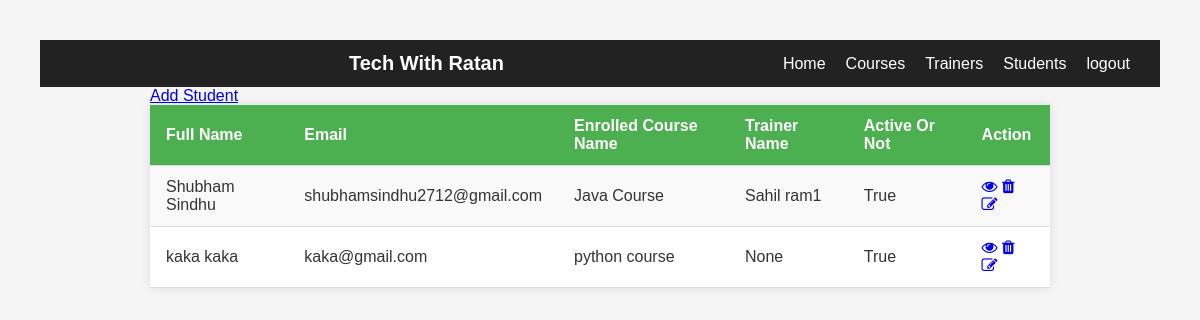
Screenshot of /academy/students/ (signed in) with the database file from the repository.
### academy/models.py (models this page shows, shortened)
class Student(models.Model):
    first_name=models.CharField(max_length=100)
    last_name=models.CharField(max_length=100)
    email=models.EmailField()
    is_active=models.BooleanField(default=False)
    enrolled_course=models.ForeignKey(Course,on_delete=models.SET_NULL,blank=True,null=True)
    trainer=models.ForeignKey(Trainer,on_delete=models.SET_NULL,blank=True,null=True)
    def full_name(self):
        return f"{self.first_name} {self.last_name}"

class Course(models.Model):
    course_name = models.CharField(max_length=200)
    description = models.TextField()
    duration = models.IntegerField(help_text="Duration in weeks")
    course_image=models.ImageField(upload_to='images/course_image/')
    def __str__(self):
        return self.course_name

class Trainer(models.Model):
    first_name=models.CharField(max_length=100)
    last_name=models.CharField(max_length=100)
    email=models.EmailField(unique=True,blank=False, null=False)
    l=[
        ('Python','Python'),
        ('Django','Django'),
        ('Data Science','Data Science')
    ]
    expertise=models.CharField(choices=l,default='Python')
    trainer_photo=models.ImageField(upload_to='images/trainer_photo/')
    def full_name(self):
        return f"{self.first_name} {self.last_name}"
    def __str__(self):
        return self.full_name()

### academy/views.py (the view)
# urls.py: path('students/',get_students,name='get_students'),
def get_students(request):
    students = Student.objects.all()
    return render(request, 'academy/student_all.html', {'students': students})

### templates/academy/student_all.html (shortened to what this page needs)
<!DOCTYPE html>
{% load static %}
<html lang="en">
<head>
    <link rel="stylesheet" href="{% static 'css/style.css' %}">
    <link rel="stylesheet" href="https://cdnjs.cloudflare.com/ajax/libs/font-awesome/4.7.0/css/font-awesome.min.css">
</head>
<body>
  <nav class="navbar">
    <div class="nav-logo">Tech With Ratan</div>
    <ul class="nav-links">
        <li><a href="{% url 'home' %}">Home</a></li>
        <li><a href="{% url 'get_courses' %}">Courses</a></li>
        <li><a href="{% url 'get_trainers' %}">Trainers</a></li>
        <li><a href="{% url 'get_students' %}">Students</a></li>
        {% if user.is_authenticated   %}
        <li><a href="{%url 'logout'%}">logout</a></li>
        {%else%}
        <li><a href="{% url 'login' %}">Login</a></li>
        <li><a href="{% url 'register' %}">Register</a></li>
        {%endif%}
    </ul>
</nav>
    <div>
      {% if perms.academy.add_student %}
      <div>
        <a href="{% url 'add_student' %}">Add Student</a>
      </div>
      {% endif %}
        <table >
            <tr>
              <th>full name</th>
              <th>Email</th>
              <th>Enrolled course name</th>
              <th>Trainer name</th>
              <th>Active or not</th>
              <th>Action</th>
            </tr>
            {% for student in students %}
            <tr>
              <td>{{student.full_name}}</td>
              <td>{{student.email}}</td>
              <td>{{student.enrolled_course}}</td>
              <td>{{student.trainer}}</td>
              <td>{{student.is_active}}</td>
              <td>
                <div>
                  <a href="{% url 'student' student.id %}"><i class="fa fa-eye"></i></a>
                  {% if perms.academy.delete_student %}
                  <a href="{% url 'delete_student' student.id %}"><i class="fa fa-trash"></i></a>
                  {%endif%}
                  {% if perms.academy.change_student %}
                  <a href="{% url 'update_student' student.id %}"><i class="fa fa-edit"></i></a>
                  {%endif %}
                </div>
              </td>
            </tr>
            {% endfor %}
          </table>
    </div>
</body>
</html>

### training_portal/static/css/style.css (style rules this page uses)
body { font-family: Arial, sans-serif; background-color: #f5f5f5; margin: 0; padding: 40px; }
div { max-width: 900px; margin: 0 auto; }
table { width: 100%; border-collapse: collapse; background: white; box-shadow: 0 0 10px rgba(0,0,0,0.1); }
th, td { padding: 12px 16px; border-bottom: 1px solid #ddd; text-align: left; }
th { background-color: #4CAF50; color: white; text-transform: capitalize; }
tr:nth-child(even) { background-color: #f9f9f9; }
td { color: #333; }
.navbar { display: flex; justify-content: space-between; align-items: center; padding: 12px 30px; background: #222; }
.nav-logo { color: white; font-size: 20px; font-weight: bold; }
.nav-links { list-style: none; display: flex; gap: 20px; margin: 0; padding: 0; }
.nav-links a { text-decoration: none; color: white; font-size: 16px; }

### rows the page displays
Student: full_name "Shubham Sindhu", email "shubhamsindhu2712@gmail.com", enrolled_course "Java Course", trainer "Sahil ram1", is_active "True"
Student: full_name "kaka kaka", email "kaka@gmail.com", enrolled_course "python course", trainer "None", is_active "True"
